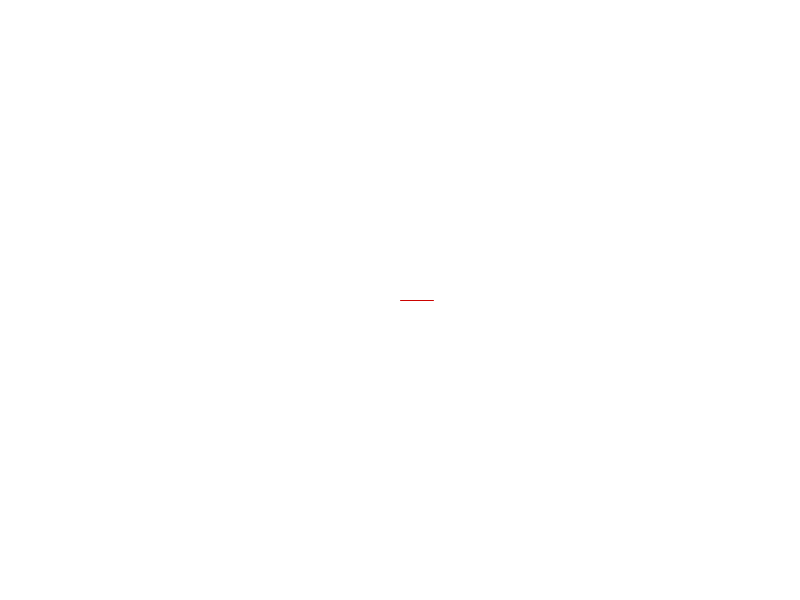
Frame 1 (no input)
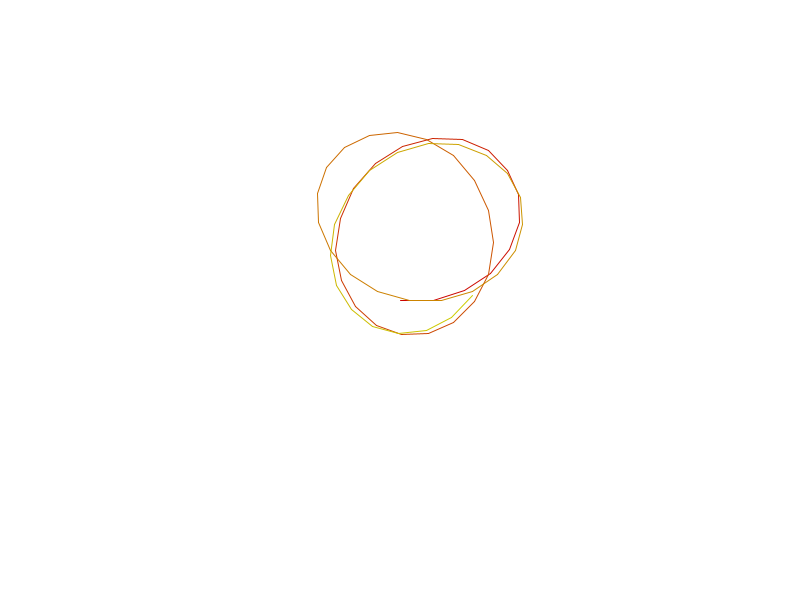
Frame 60 (the mouse pressed at the canvas centre just before this capture)
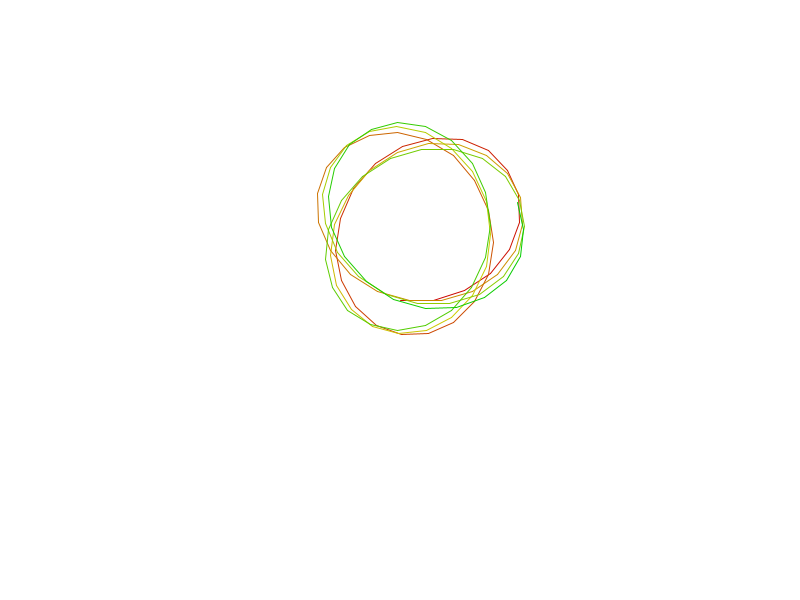
Frame 120 (the mouse held since frame 60 and released just before this capture)

The Processing sketch that drew these frames (run headless with seeded random() and noise(); from frame 60 on, the mouse is pressed at the canvas centre):

// Processing sketch: spirograph
// ── spirograph.pde
float tightness = 0.1; // smaller = tighter curls
float size = 30;
float difference = 1.9; // 0 - 2

float innerAngleDelta = radians(1 / tightness);
float outerAngleDelta = radians((-1 / tightness) * difference);
float innerAngle = 0f;
float outerAngle = 0f;
float innerDistance = size * tightness;
float outerDistance = size;
PVector point;

void setup() {
  size(800, 600);
  colorMode(HSB, 360, 100, 100);
  background(0, 0, 100);
  strokeWeight(1);
  point = new PVector(width / 2, height / 2);
}

void draw() {
  float hue = frameCount % 360;
  stroke(hue, 100, 80);

  float innerX = innerDistance * cos(innerAngle);
  float innerY = innerDistance * sin(innerAngle);
  float outerX = outerDistance * cos(outerAngle);
  float outerY = outerDistance * sin(outerAngle);

  PVector oldPoint = new PVector(point.x, point.y);
  point.add(innerX, innerY, 0);
  point.add(outerX, outerY, 0);
  innerAngle += innerAngleDelta;
  outerAngle += outerAngleDelta;

  line(oldPoint.x, oldPoint.y, point.x, point.y);
}
